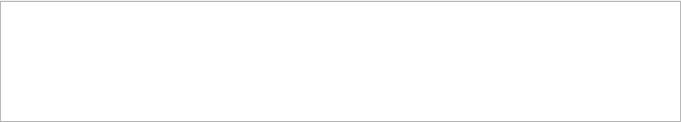
<?xml version="1.0" encoding="UTF-8"?>
<ui version="4.0">
 <class>lrc</class>
 <widget class="QWidget" name="lrc">
  <property name="geometry">
   <rect>
    <x>0</x>
    <y>0</y>
    <width>681</width>
    <height>122</height>
   </rect>
  </property>
  <property name="windowTitle">
   <string>Form</string>
  </property>
  <widget class="QListWidget" name="listWidget">
   <property name="geometry">
    <rect>
     <x>0</x>
     <y>1</y>
     <width>681</width>
     <height>121</height>
    </rect>
   </property>
  </widget>
 </widget>
 <resources/>
 <connections/>
</ui>
